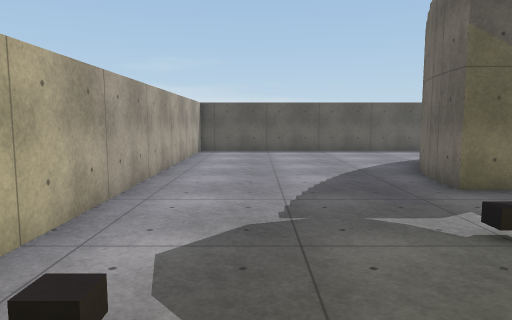
[1] (above)

15 first-person views from a walk through a Unity game level. The camera is 1.4 m above the floor, tilts 6° down and sees 70° across. The floor is counted in squares, 1 m on a side. Each view is taken from the middle of a square. On the plan, view 1 faces up. The plan holds only what a view shows up to about 16 squares ahead; the rest is blank. The player is left out. Door leaves are left out, so doorways stand open. Surface patterns are stand-ins for the level's own textures.

[2]
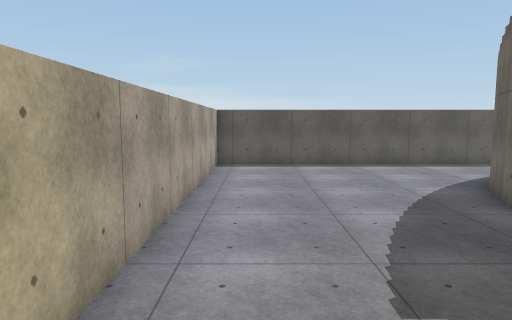

[3]
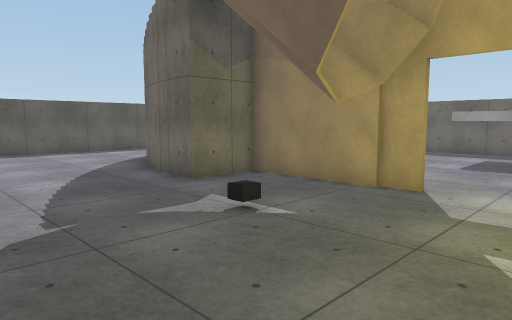

[4]
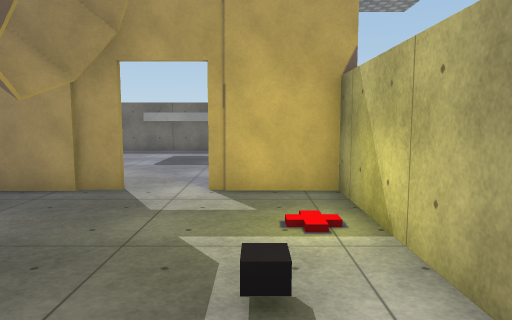

[5]
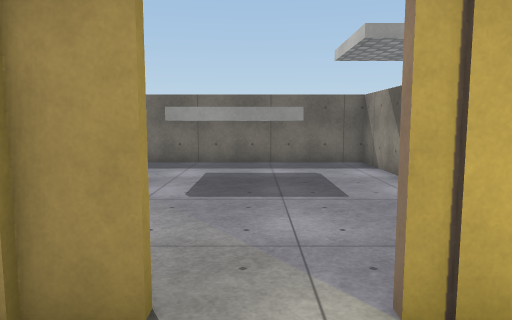

[6]
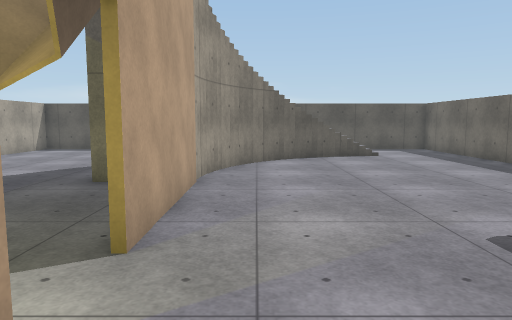

[7]
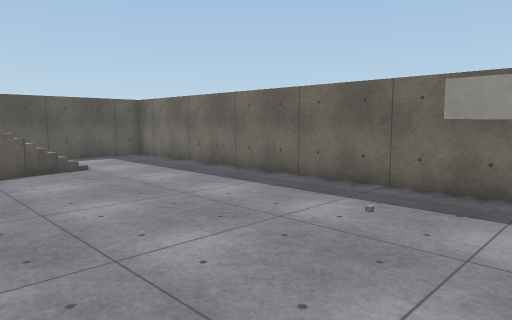

[8]
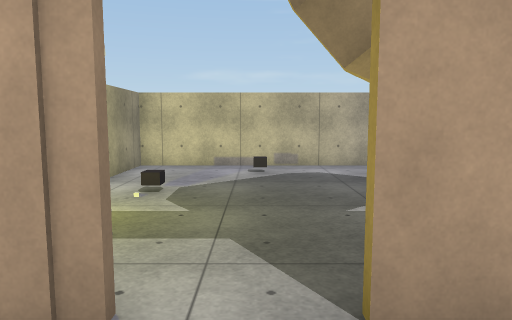

[9]
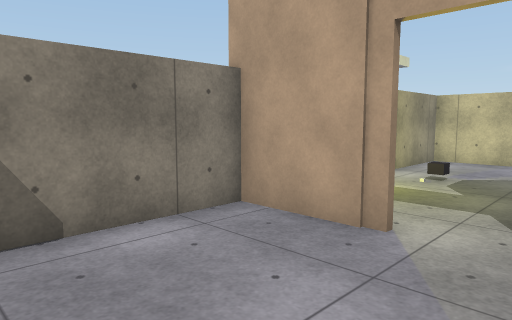

[10]
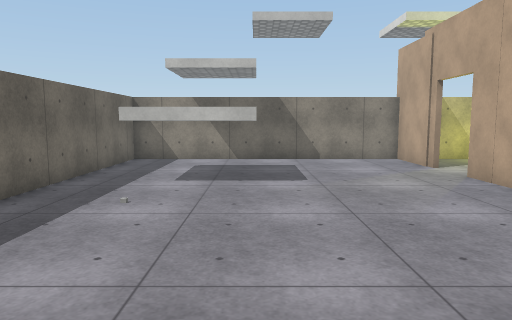

[11]
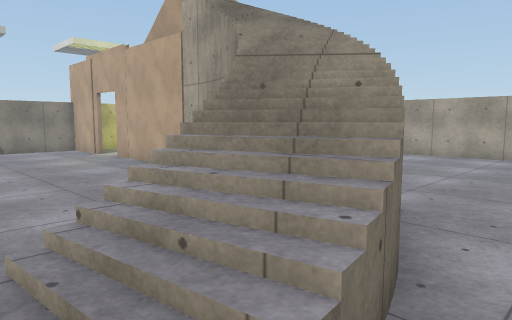

[12]
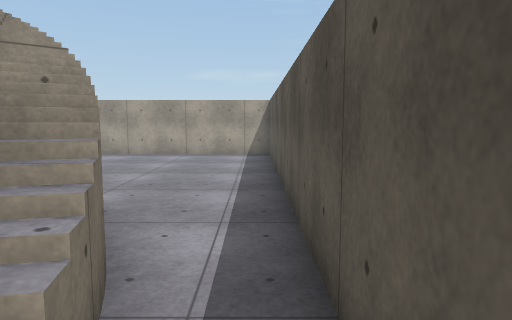

[13]
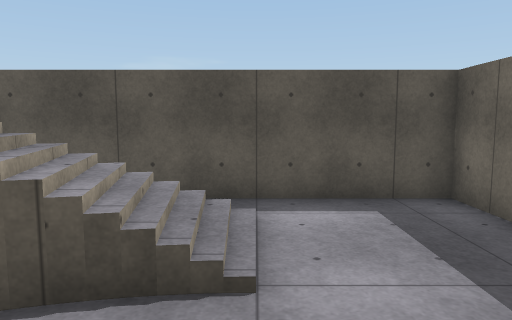

[14]
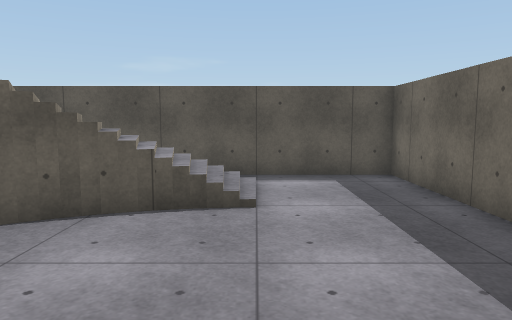

[15]
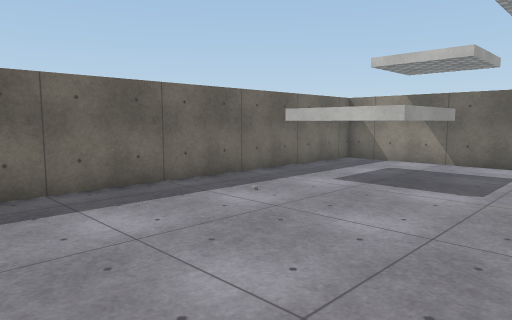

### Floor plan
Key: @ floor where view 1 was taken; # wall or solid block; . floor; / step, stairs or slope; D open door; = window, fence, low wall or low ledge; ^ raised ledge; v drop or lower ground.
Columns run from 3 left of view 1 to 17 right of it. Each row starts with its distance up from view 1.
 18 #####################
 17 #...................#
 16 #............//=/...#
 15 #..........//////...#
 14 #.......... ///=/...#
 13 #........v //#......#
 12 #........///........#
 11 #.......///#........#
 10 #.......//#.........#
  9 #......///#.........#
  8 #......// ..........#
  7 #........#..........#
  6 #........#..........#
  5 #........#..........#
  4 #........#.....^^^#.#
  3 #........#.....^  ^.#
  2 #./......DD....^  ^.#
  1 #........DD....^^^^.#
  0 #..@.....##.........#
 -1 #.........#.........#
 -2 #####################

Positions as (right, up) in squares from view 1, and headings:
1: (0, 0), facing up
2: (-1, 2), facing up
3: (-1, 0), facing up-right
4: (-1, 0), facing right
5: (4, 2), facing right
6: (8, -1), facing up
7: (9, 3), facing up-right
8: (9, 2), facing left
9: (11, 3), facing down-left
10: (12, 12), facing down
11: (13, 17), facing down-left
12: (13, 17), facing left
13: (13, 11), facing up
14: (13, 8), facing up
15: (9, 11), facing down-right
